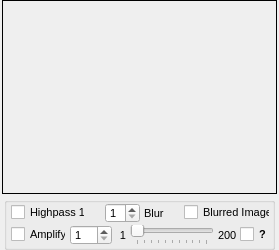
                <widget class="QWidget" name="tab_highpass1">
                 <attribute name="title">
                  <string>Highpass 1</string>
                 </attribute>
                 <layout class="QVBoxLayout" name="verticalLayout_highpass">
                  <property name="spacing">
                   <number>3</number>
                  </property>
                  <property name="leftMargin">
                   <number>2</number>
                  </property>
                  <property name="topMargin">
                   <number>0</number>
                  </property>
                  <property name="rightMargin">
                   <number>2</number>
                  </property>
                  <property name="bottomMargin">
                   <number>0</number>
                  </property>
                  <item>
                   <widget class="QFrame" name="frame_highpassImage1">
                    <property name="enabled">
                     <bool>true</bool>
                    </property>
                    <property name="sizePolicy">
                     <sizepolicy hsizetype="Expanding" vsizetype="Expanding">
                      <horstretch>0</horstretch>
                      <verstretch>0</verstretch>
                     </sizepolicy>
                    </property>
                    <property name="minimumSize">
                     <size>
                      <width>258</width>
                      <height>194</height>
                     </size>
                    </property>
                    <property name="maximumSize">
                     <size>
                      <width>16777215</width>
                      <height>16777215</height>
                     </size>
                    </property>
                    <property name="frameShape">
                     <enum>QFrame::Box</enum>
                    </property>
                    <property name="frameShadow">
                     <enum>QFrame::Plain</enum>
                    </property>
                    <layout class="QHBoxLayout" name="horizontalLayout_highpassImage1">
                     <property name="spacing">
                      <number>0</number>
                     </property>
                     <property name="margin">
                      <number>1</number>
                     </property>
                    </layout>
                   </widget>
                  </item>
                  <item>
                   <layout class="QHBoxLayout" name="horizontalLayout_18">
                    <property name="spacing">
                     <number>0</number>
                    </property>
                    <item>
                     <spacer name="horizontalSpacer_39">
                      <property name="orientation">
                       <enum>Qt::Horizontal</enum>
                      </property>
                      <property name="sizeType">
                       <enum>QSizePolicy::Fixed</enum>
                      </property>
                      <property name="sizeHint" stdset="0">
                       <size>
                        <width>2</width>
                        <height>25</height>
                       </size>
                      </property>
                     </spacer>
                    </item>
                    <item>
                     <widget class="QGroupBox" name="groupBox_highpass1">
                      <property name="sizePolicy">
                       <sizepolicy hsizetype="Expanding" vsizetype="Fixed">
                        <horstretch>0</horstretch>
                        <verstretch>0</verstretch>
                       </sizepolicy>
                      </property>
                      <property name="minimumSize">
                       <size>
                        <width>0</width>
                        <height>53</height>
                       </size>
                      </property>
                      <property name="maximumSize">
                       <size>
                        <width>16777215</width>
                        <height>53</height>
                       </size>
                      </property>
                      <property name="font">
                       <font>
                        <pointsize>8</pointsize>
                       </font>
                      </property>
                      <property name="title">
                       <string/>
                      </property>
                      <property name="alignment">
                       <set>Qt::AlignCenter</set>
                      </property>
                      <layout class="QVBoxLayout" name="verticalLayout_16">
                       <property name="spacing">
                        <number>2</number>
                       </property>
                       <property name="leftMargin">
                        <number>4</number>
                       </property>
                       <property name="topMargin">
                        <number>0</number>
                       </property>
                       <property name="rightMargin">
                        <number>2</number>
                       </property>
                       <property name="bottomMargin">
                        <number>0</number>
                       </property>
                       <item>
                        <layout class="QHBoxLayout" name="horizontalLayout_19">
                         <property name="spacing">
                          <number>4</number>
                         </property>
                         <item>
                          <widget class="QCheckBox" name="checkBox_highpass1">
                           <property name="sizePolicy">
                            <sizepolicy hsizetype="Minimum" vsizetype="Fixed">
                             <horstretch>0</horstretch>
                             <verstretch>0</verstretch>
                            </sizepolicy>
                           </property>
                           <property name="minimumSize">
                            <size>
                             <width>74</width>
                             <height>0</height>
                            </size>
                           </property>
                           <property name="maximumSize">
                            <size>
                             <width>74</width>
                             <height>16777215</height>
                            </size>
                           </property>
                           <property name="text">
                            <string>Highpass 1</string>
                           </property>
                          </widget>
                         </item>
                         <item>
                          <spacer name="horizontalSpacer_21">
                           <property name="orientation">
                            <enum>Qt::Horizontal</enum>
                           </property>
                           <property name="sizeHint" stdset="0">
                            <size>
                             <width>5</width>
                             <height>20</height>
                            </size>
                           </property>
                          </spacer>
                         </item>
                         <item>
                          <widget class="QSpinBox" name="spinBox_highpass1">
                           <property name="minimumSize">
                            <size>
                             <width>35</width>
                             <height>20</height>
                            </size>
                           </property>
                           <property name="maximumSize">
                            <size>
                             <width>35</width>
                             <height>20</height>
                            </size>
                           </property>
                           <property name="font">
                            <font>
                             <weight>50</weight>
                             <bold>false</bold>
                            </font>
                           </property>
                           <property name="minimum">
                            <number>1</number>
                           </property>
                           <property name="maximum">
                            <number>14</number>
                           </property>
                           <property name="value">
                            <number>1</number>
                           </property>
                          </widget>
                         </item>
                         <item>
                          <widget class="QLabel" name="label_highpassKernel1">
                           <property name="minimumSize">
                            <size>
                             <width>20</width>
                             <height>20</height>
                            </size>
                           </property>
                           <property name="maximumSize">
                            <size>
                             <width>20</width>
                             <height>20</height>
                            </size>
                           </property>
                           <property name="font">
                            <font>
                             <family>MS Shell Dlg 2</family>
                             <pointsize>8</pointsize>
                            </font>
                           </property>
                           <property name="text">
                            <string>Blur</string>
                           </property>
                           <property name="alignment">
                            <set>Qt::AlignLeading|Qt::AlignLeft|Qt::AlignVCenter</set>
                           </property>
                          </widget>
                         </item>
                         <item>
                          <spacer name="horizontalSpacer_20">
                           <property name="orientation">
                            <enum>Qt::Horizontal</enum>
                           </property>
                           <property name="sizeHint" stdset="0">
                            <size>
                             <width>5</width>
                             <height>20</height>
                            </size>
                           </property>
                          </spacer>
                         </item>
                         <item>
                          <widget class="QCheckBox" name="checkBox_highpass1ShowImageToSubtract1">
                           <property name="minimumSize">
                            <size>
                             <width>86</width>
                             <height>0</height>
                            </size>
                           </property>
                           <property name="maximumSize">
                            <size>
                             <width>86</width>
                             <height>16777215</height>
                            </size>
                           </property>
                           <property name="text">
                            <string>Blurred Image</string>
                           </property>
                          </widget>
                         </item>
                        </layout>
                       </item>
                       <item>
                        <layout class="QHBoxLayout" name="horizontalLayout_20">
                         <property name="spacing">
                          <number>4</number>
                         </property>
                         <item>
                          <widget class="QCheckBox" name="checkBox_highpassAmplify1">
                           <property name="minimumSize">
                            <size>
                             <width>55</width>
                             <height>0</height>
                            </size>
                           </property>
                           <property name="maximumSize">
                            <size>
                             <width>55</width>
                             <height>16777215</height>
                            </size>
                           </property>
                           <property name="text">
                            <string>Amplify</string>
                           </property>
                          </widget>
                         </item>
                         <item>
                          <widget class="QSpinBox" name="spinBox_highpassAmplify1">
                           <property name="minimumSize">
                            <size>
                             <width>42</width>
                             <height>20</height>
                            </size>
                           </property>
                           <property name="maximumSize">
                            <size>
                             <width>42</width>
                             <height>20</height>
                            </size>
                           </property>
                           <property name="font">
                            <font>
                             <weight>50</weight>
                             <bold>false</bold>
                            </font>
                           </property>
                           <property name="minimum">
                            <number>1</number>
                           </property>
                           <property name="maximum">
                            <number>200</number>
                           </property>
                          </widget>
                         </item>
                         <item>
                          <widget class="QLabel" name="label_minHigpassAmplify1">
                           <property name="minimumSize">
                            <size>
                             <width>10</width>
                             <height>20</height>
                            </size>
                           </property>
                           <property name="maximumSize">
                            <size>
                             <width>10</width>
                             <height>20</height>
                            </size>
                           </property>
                           <property name="font">
                            <font>
                             <family>MS Shell Dlg 2</family>
                             <pointsize>8</pointsize>
                            </font>
                           </property>
                           <property name="text">
                            <string>1</string>
                           </property>
                           <property name="alignment">
                            <set>Qt::AlignRight|Qt::AlignTrailing|Qt::AlignVCenter</set>
                           </property>
                          </widget>
                         </item>
                         <item>
                          <widget class="QSlider" name="slider_highpassAmplify1">
                           <property name="minimumSize">
                            <size>
                             <width>0</width>
                             <height>20</height>
                            </size>
                           </property>
                           <property name="maximumSize">
                            <size>
                             <width>16777215</width>
                             <height>20</height>
                            </size>
                           </property>
                           <property name="font">
                            <font>
                             <weight>50</weight>
                             <bold>false</bold>
                            </font>
                           </property>
                           <property name="minimum">
                            <number>1</number>
                           </property>
                           <property name="maximum">
                            <number>200</number>
                           </property>
                           <property name="pageStep">
                            <number>20</number>
                           </property>
                           <property name="orientation">
                            <enum>Qt::Horizontal</enum>
                           </property>
                           <property name="tickPosition">
                            <enum>QSlider::TicksBelow</enum>
                           </property>
                           <property name="tickInterval">
                            <number>20</number>
                           </property>
                          </widget>
                         </item>
                         <item>
                          <widget class="QLabel" name="label_maxHighpassAmplify1">
                           <property name="sizePolicy">
                            <sizepolicy hsizetype="Minimum" vsizetype="Preferred">
                             <horstretch>0</horstretch>
                             <verstretch>0</verstretch>
                            </sizepolicy>
                           </property>
                           <property name="minimumSize">
                            <size>
                             <width>18</width>
                             <height>20</height>
                            </size>
                           </property>
                           <property name="maximumSize">
                            <size>
                             <width>18</width>
                             <height>20</height>
                            </size>
                           </property>
                           <property name="font">
                            <font>
                             <family>MS Shell Dlg 2</family>
                             <pointsize>8</pointsize>
                             <weight>50</weight>
                             <bold>false</bold>
                            </font>
                           </property>
                           <property name="text">
                            <string>200</string>
                           </property>
                           <property name="alignment">
                            <set>Qt::AlignLeading|Qt::AlignLeft|Qt::AlignVCenter</set>
                           </property>
                          </widget>
                         </item>
                         <item>
                          <widget class="QCheckBox" name="checkBox_highpass1Help1">
                           <property name="minimumSize">
                            <size>
                             <width>30</width>
                             <height>0</height>
                            </size>
                           </property>
                           <property name="maximumSize">
                            <size>
                             <width>30</width>
                             <height>16777215</height>
                            </size>
                           </property>
                           <property name="font">
                            <font>
                             <weight>75</weight>
                             <bold>true</bold>
                            </font>
                           </property>
                           <property name="text">
                            <string>?</string>
                           </property>
                          </widget>
                         </item>
                        </layout>
                       </item>
                      </layout>
                     </widget>
                    </item>
                    <item>
                     <spacer name="horizontalSpacer_41">
                      <property name="orientation">
                       <enum>Qt::Horizontal</enum>
                      </property>
                      <property name="sizeType">
                       <enum>QSizePolicy::Fixed</enum>
                      </property>
                      <property name="sizeHint" stdset="0">
                       <size>
                        <width>2</width>
                        <height>25</height>
                       </size>
                      </property>
                     </spacer>
                    </item>
                   </layout>
                  </item>
                 </layout>
                </widget>
